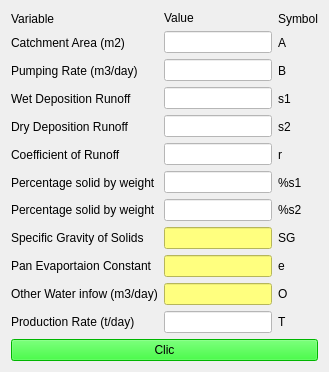
              <widget class="QWidget" name="subwindow_2">
               <property name="windowTitle">
                <string>Tabla 02</string>
               </property>
               <layout class="QGridLayout" name="gridLayout_2">
                <item row="0" column="0">
                 <layout class="QVBoxLayout" name="verticalLayout_22">
                  <item>
                   <layout class="QHBoxLayout" name="horizontalLayout_2">
                    <item>
                     <layout class="QVBoxLayout" name="verticalLayout_18">
                      <item>
                       <widget class="QLabel" name="label">
                        <property name="maximumSize">
                         <size>
                          <width>16777215</width>
                          <height>15</height>
                         </size>
                        </property>
                        <property name="text">
                         <string>Variable</string>
                        </property>
                       </widget>
                      </item>
                      <item>
                       <layout class="QVBoxLayout" name="verticalLayout_17">
                        <item>
                         <widget class="QLabel" name="label_25">
                          <property name="text">
                           <string>Catchment Area (m2)</string>
                          </property>
                         </widget>
                        </item>
                        <item>
                         <widget class="QLabel" name="label_26">
                          <property name="text">
                           <string>Pumping Rate (m3/day)</string>
                          </property>
                         </widget>
                        </item>
                        <item>
                         <widget class="QLabel" name="label_28">
                          <property name="text">
                           <string>Wet Deposition Runoff</string>
                          </property>
                         </widget>
                        </item>
                        <item>
                         <widget class="QLabel" name="label_27">
                          <property name="text">
                           <string>Dry Deposition Runoff</string>
                          </property>
                         </widget>
                        </item>
                        <item>
                         <widget class="QLabel" name="label_30">
                          <property name="text">
                           <string>Coefficient of Runoff</string>
                          </property>
                         </widget>
                        </item>
                        <item>
                         <widget class="QLabel" name="label_29">
                          <property name="text">
                           <string>Percentage solid by weight</string>
                          </property>
                         </widget>
                        </item>
                        <item>
                         <widget class="QLabel" name="label_32">
                          <property name="text">
                           <string>Percentage solid by weight</string>
                          </property>
                         </widget>
                        </item>
                        <item>
                         <widget class="QLabel" name="label_31">
                          <property name="text">
                           <string>Specific Gravity of Solids</string>
                          </property>
                         </widget>
                        </item>
                        <item>
                         <widget class="QLabel" name="label_34">
                          <property name="text">
                           <string>Pan Evaportaion Constant</string>
                          </property>
                         </widget>
                        </item>
                        <item>
                         <widget class="QLabel" name="label_33">
                          <property name="text">
                           <string>Other Water infow (m3/day)</string>
                          </property>
                         </widget>
                        </item>
                        <item>
                         <widget class="QLabel" name="label_35">
                          <property name="text">
                           <string>Production Rate (t/day)</string>
                          </property>
                         </widget>
                        </item>
                       </layout>
                      </item>
                     </layout>
                    </item>
                    <item>
                     <layout class="QVBoxLayout" name="verticalLayout_19">
                      <item>
                       <widget class="QLabel" name="label_23">
                        <property name="maximumSize">
                         <size>
                          <width>16777215</width>
                          <height>15</height>
                         </size>
                        </property>
                        <property name="text">
                         <string>Value</string>
                        </property>
                       </widget>
                      </item>
                      <item>
                       <layout class="QVBoxLayout" name="verticalLayout_16">
                        <item>
                         <widget class="QLineEdit" name="lineEdit_IT02_F01">
                          <property name="styleSheet">
                           <string notr="true">background-color: rgb(255, 255, 255);</string>
                          </property>
                         </widget>
                        </item>
                        <item>
                         <widget class="QLineEdit" name="lineEdit_IT02_F02">
                          <property name="styleSheet">
                           <string notr="true">background-color: rgb(255, 255, 255);</string>
                          </property>
                         </widget>
                        </item>
                        <item>
                         <widget class="QLineEdit" name="lineEdit_IT02_F03">
                          <property name="styleSheet">
                           <string notr="true">background-color: rgb(255, 255, 255);</string>
                          </property>
                         </widget>
                        </item>
                        <item>
                         <widget class="QLineEdit" name="lineEdit_IT02_F04">
                          <property name="styleSheet">
                           <string notr="true">background-color: rgb(255, 255, 255);</string>
                          </property>
                         </widget>
                        </item>
                        <item>
                         <widget class="QLineEdit" name="lineEdit_IT02_F05">
                          <property name="styleSheet">
                           <string notr="true">background-color: rgb(255, 255, 255);</string>
                          </property>
                         </widget>
                        </item>
                        <item>
                         <widget class="QLineEdit" name="lineEdit_IT02_F06">
                          <property name="styleSheet">
                           <string notr="true">background-color: rgb(255, 255, 255);</string>
                          </property>
                         </widget>
                        </item>
                        <item>
                         <widget class="QLineEdit" name="lineEdit_IT02_F07">
                          <property name="styleSheet">
                           <string notr="true">background-color: rgb(255, 255, 255);</string>
                          </property>
                         </widget>
                        </item>
                        <item>
                         <widget class="QLineEdit" name="lineEdit_IT02_F08">
                          <property name="styleSheet">
                           <string notr="true">background-color: rgb(255, 255, 127);</string>
                          </property>
                         </widget>
                        </item>
                        <item>
                         <widget class="QLineEdit" name="lineEdit_IT02_F09">
                          <property name="styleSheet">
                           <string notr="true">background-color: rgb(255, 255, 127);</string>
                          </property>
                         </widget>
                        </item>
                        <item>
                         <widget class="QLineEdit" name="lineEdit_IT02_F10">
                          <property name="styleSheet">
                           <string notr="true">background-color: rgb(255, 255, 127);</string>
                          </property>
                         </widget>
                        </item>
                        <item>
                         <widget class="QLineEdit" name="lineEdit_IT02_F11">
                          <property name="styleSheet">
                           <string notr="true">background-color: rgb(255, 255, 255);</string>
                          </property>
                         </widget>
                        </item>
                       </layout>
                      </item>
                     </layout>
                    </item>
                    <item>
                     <layout class="QVBoxLayout" name="verticalLayout_21">
                      <item>
                       <widget class="QLabel" name="label_24">
                        <property name="maximumSize">
                         <size>
                          <width>16777215</width>
                          <height>15</height>
                         </size>
                        </property>
                        <property name="text">
                         <string>Symbol</string>
                        </property>
                       </widget>
                      </item>
                      <item>
                       <layout class="QVBoxLayout" name="verticalLayout_20">
                        <item>
                         <widget class="QLabel" name="label_36">
                          <property name="text">
                           <string>A</string>
                          </property>
                         </widget>
                        </item>
                        <item>
                         <widget class="QLabel" name="label_37">
                          <property name="text">
                           <string>B</string>
                          </property>
                         </widget>
                        </item>
                        <item>
                         <widget class="QLabel" name="label_39">
                          <property name="text">
                           <string>s1</string>
                          </property>
                         </widget>
                        </item>
                        <item>
                         <widget class="QLabel" name="label_38">
                          <property name="text">
                           <string>s2</string>
                          </property>
                         </widget>
                        </item>
                        <item>
                         <widget class="QLabel" name="label_41">
                          <property name="text">
                           <string>r</string>
                          </property>
                         </widget>
                        </item>
                        <item>
                         <widget class="QLabel" name="label_40">
                          <property name="text">
                           <string>%s1</string>
                          </property>
                         </widget>
                        </item>
                        <item>
                         <widget class="QLabel" name="label_43">
                          <property name="text">
                           <string>%s2</string>
                          </property>
                         </widget>
                        </item>
                        <item>
                         <widget class="QLabel" name="label_42">
                          <property name="text">
                           <string>SG</string>
                          </property>
                         </widget>
                        </item>
                        <item>
                         <widget class="QLabel" name="label_45">
                          <property name="text">
                           <string>e</string>
                          </property>
                         </widget>
                        </item>
                        <item>
                         <widget class="QLabel" name="label_44">
                          <property name="text">
                           <string>O</string>
                          </property>
                         </widget>
                        </item>
                        <item>
                         <widget class="QLabel" name="label_47">
                          <property name="text">
                           <string>T</string>
                          </property>
                         </widget>
                        </item>
                       </layout>
                      </item>
                     </layout>
                    </item>
                   </layout>
                  </item>
                  <item>
                   <widget class="QPushButton" name="pushButton">
                    <property name="styleSheet">
                     <string notr="true">background-color: rgb(0, 255, 0);</string>
                    </property>
                    <property name="text">
                     <string>Clic</string>
                    </property>
                   </widget>
                  </item>
                 </layout>
                </item>
               </layout>
              </widget>
